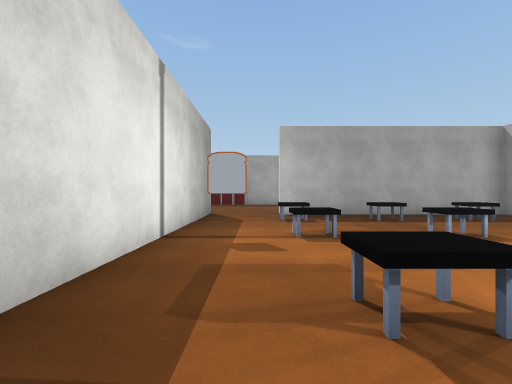
view 1 (above)

17 first-person views from a walk through a 3-D level made in the Unity game engine. The camera is 1.4 m above the floor, looks level and sees 90° across. The floor is counted in squares, 2 m on a side. Each view is taken from the middle of a square. On the plan, view 1 faces up. The plan holds only what a view shows up to about 9 squares ahead; the rest is blank. The place goes on beyond the plan. The player is left out. Some animated figures are left out. Surface patterns are stand-ins for the level's own textures.

view 2
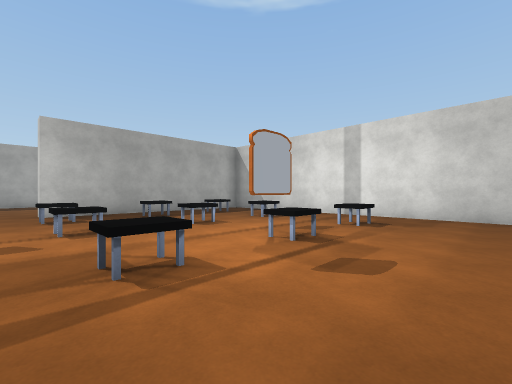

view 3
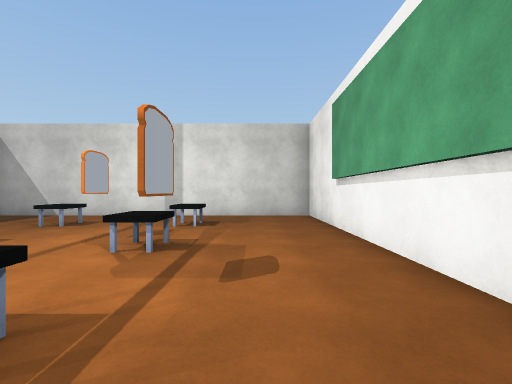

view 4
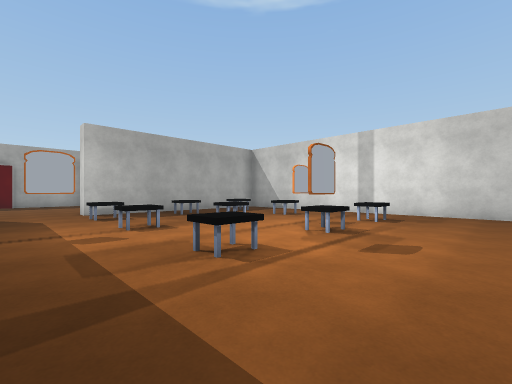

view 5
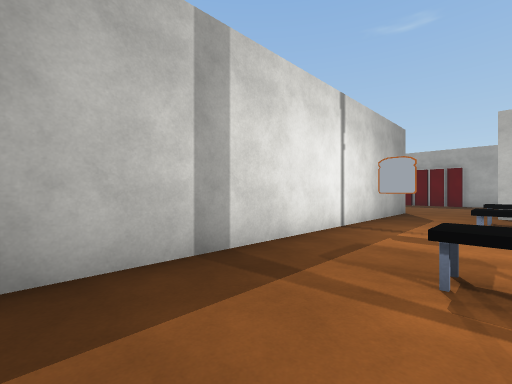

view 6
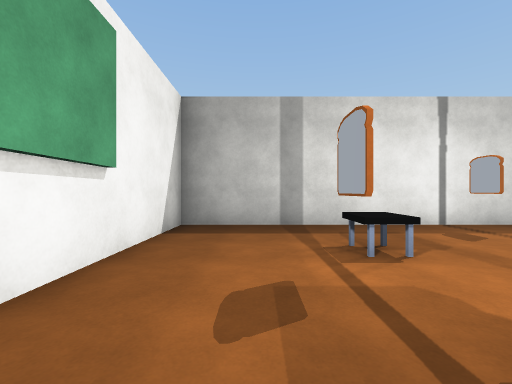

view 7
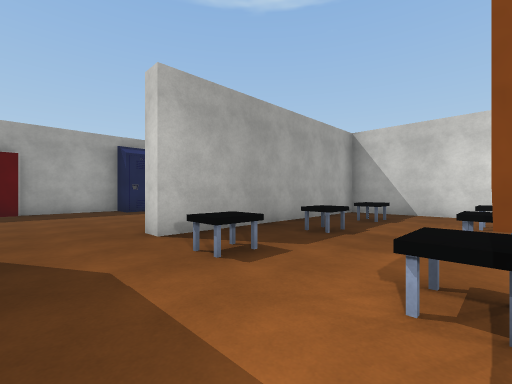

view 8
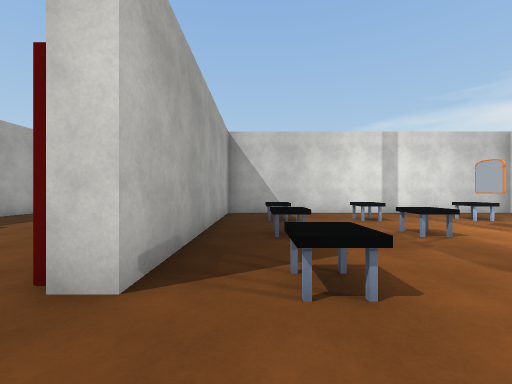

view 9
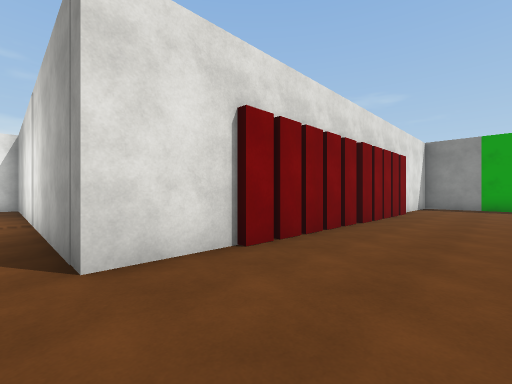

view 10
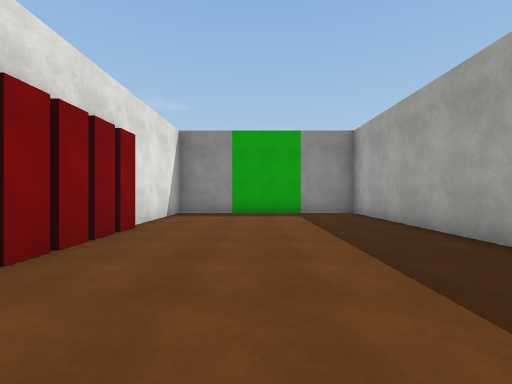

view 11
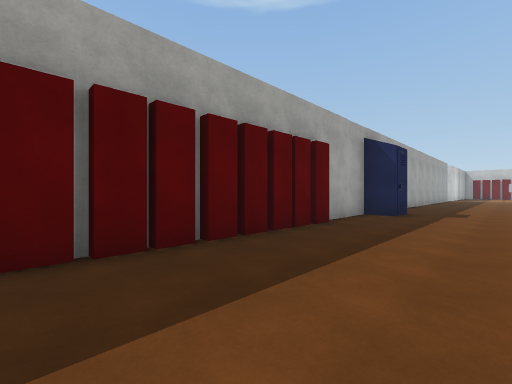

view 12
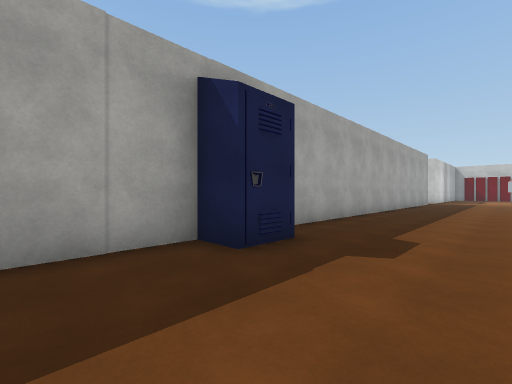

view 13
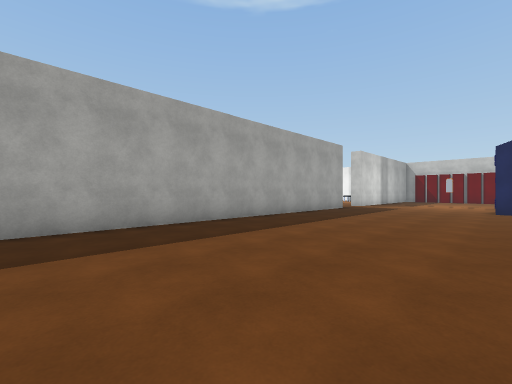

view 14
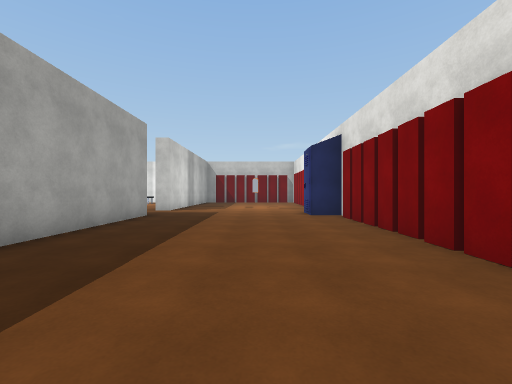

view 15
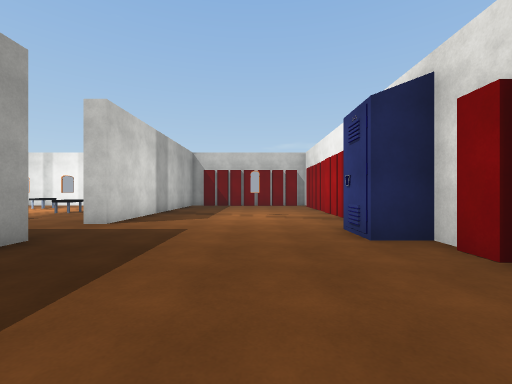

view 16
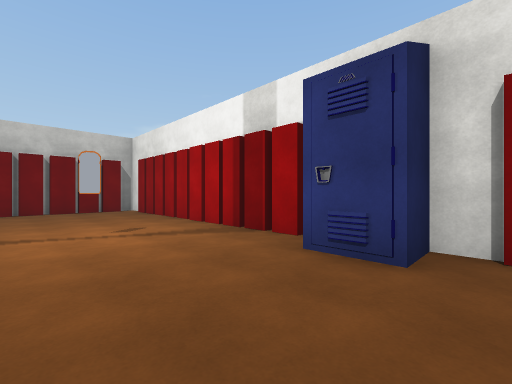

view 17
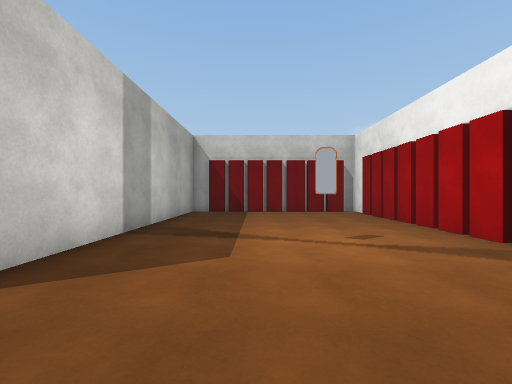

### Floor plan
Points are (right, up) in squares from view 1. A wall is a line through its corners. A room is listed if a view was taken in it or the views show most of it. See-through windows are left out.
Room 1 (views 1, 2, 3, 4, 5, 6, 7, 8)
walls: (-1.5, 8.4) (-1.5, -1.6) (7.7, -1.6) (7.7, 7.9) (0.8, 7.9) (0.8, 8.8)
ways out: opening at (-0.5, 8) to room 2
objects: bread (0, 4); desk (1, 1); desk (1, 4); desk (1, 6); bread (2, 1); desk (3, 1) to (4, 1); desk (3, 4); desk (3, 6); bread (4, 2); desk (6, 1); desk (6, 4); desk (6, 6)
Room 2 (views 9, 10, 11, 12, 13, 14, 15, 16, 17)
walls: (2.1, 14.3) (-0.6, 14.3); (11.2, 8.6) (12.6, 8.6); (12.8, 8.6) (16.1, 8.6); (-0.6, 14) (-6, 14); (-3.2, 8.4) (-1.5, 8.4); (16, 8.4) (16.8, 8.4); (16.8, 14.3) (4.4, 14.3); (18.4, 8.6) (21.8, 8.6); (-6.5, 8.6) (-3.1, 8.6); (-8.2, 14.3) (-13.5, 14.3) (-13.5, 8.4) (-10.4, 8.4); (21.9, 8.6) (25.1, 8.6); (-10, 8.6) (-6.6, 8.6); (25.9, 8.9) (25.9, 13.8); (26, 14.3) (18.6, 14.3)
ways out: opening at (-0.5, 8) to room 1; opening at (17.5, 14.5)
objects: locker (3, 14); locker (17, 9); bread (21, 11)

Positions as (right, up) in squares from view 1, and headings:
1: (0, 0), facing up
2: (0, -1), facing up-right
3: (0, 0), facing right
4: (-1, -1), facing up-right
5: (1, -1), facing up-left
6: (4, 0), facing left
7: (-1, 4), facing up-right
8: (-1, 7), facing right
9: (-1, 11), facing down-left
10: (-5, 11), facing left
11: (-6, 11), facing up-right
12: (0, 11), facing up-right
13: (6, 9), facing up-right
14: (9, 11), facing right
15: (13, 11), facing right
16: (16, 12), facing down-right
17: (17, 12), facing right
